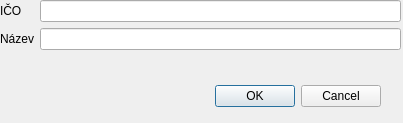
<?xml version="1.0" encoding="UTF-8"?>
<ui version="4.0">
 <class>pridatfirme</class>
 <widget class="QDialog" name="pridatfirme">
  <property name="geometry">
   <rect>
    <x>0</x>
    <y>0</y>
    <width>403</width>
    <height>123</height>
   </rect>
  </property>
  <property name="windowTitle">
   <string>Dialog</string>
  </property>
  <widget class="QDialogButtonBox" name="buttonBox">
   <property name="geometry">
    <rect>
     <x>40</x>
     <y>80</y>
     <width>341</width>
     <height>32</height>
    </rect>
   </property>
   <property name="orientation">
    <enum>Qt::Horizontal</enum>
   </property>
   <property name="standardButtons">
    <set>QDialogButtonBox::Cancel|QDialogButtonBox::Ok</set>
   </property>
  </widget>
  <widget class="QWidget" name="formLayoutWidget">
   <property name="geometry">
    <rect>
     <x>0</x>
     <y>0</y>
     <width>401</width>
     <height>71</height>
    </rect>
   </property>
   <layout class="QFormLayout" name="formLayout">
    <item row="0" column="0">
     <widget class="QLabel" name="label">
      <property name="text">
       <string>IČO</string>
      </property>
     </widget>
    </item>
    <item row="1" column="0">
     <widget class="QLabel" name="label_2">
      <property name="text">
       <string>Název</string>
      </property>
     </widget>
    </item>
    <item row="0" column="1">
     <widget class="QLineEdit" name="ICO">
      <property name="maxLength">
       <number>8</number>
      </property>
     </widget>
    </item>
    <item row="1" column="1">
     <widget class="QLineEdit" name="Nazev">
      <property name="maxLength">
       <number>100</number>
      </property>
     </widget>
    </item>
   </layout>
  </widget>
 </widget>
 <resources/>
 <connections>
  <connection>
   <sender>buttonBox</sender>
   <signal>accepted()</signal>
   <receiver>pridatfirme</receiver>
   <slot>accept()</slot>
   <hints>
    <hint type="sourcelabel">
     <x>248</x>
     <y>254</y>
    </hint>
    <hint type="destinationlabel">
     <x>157</x>
     <y>274</y>
    </hint>
   </hints>
  </connection>
  <connection>
   <sender>buttonBox</sender>
   <signal>rejected()</signal>
   <receiver>pridatfirme</receiver>
   <slot>reject()</slot>
   <hints>
    <hint type="sourcelabel">
     <x>316</x>
     <y>260</y>
    </hint>
    <hint type="destinationlabel">
     <x>286</x>
     <y>274</y>
    </hint>
   </hints>
  </connection>
 </connections>
</ui>
